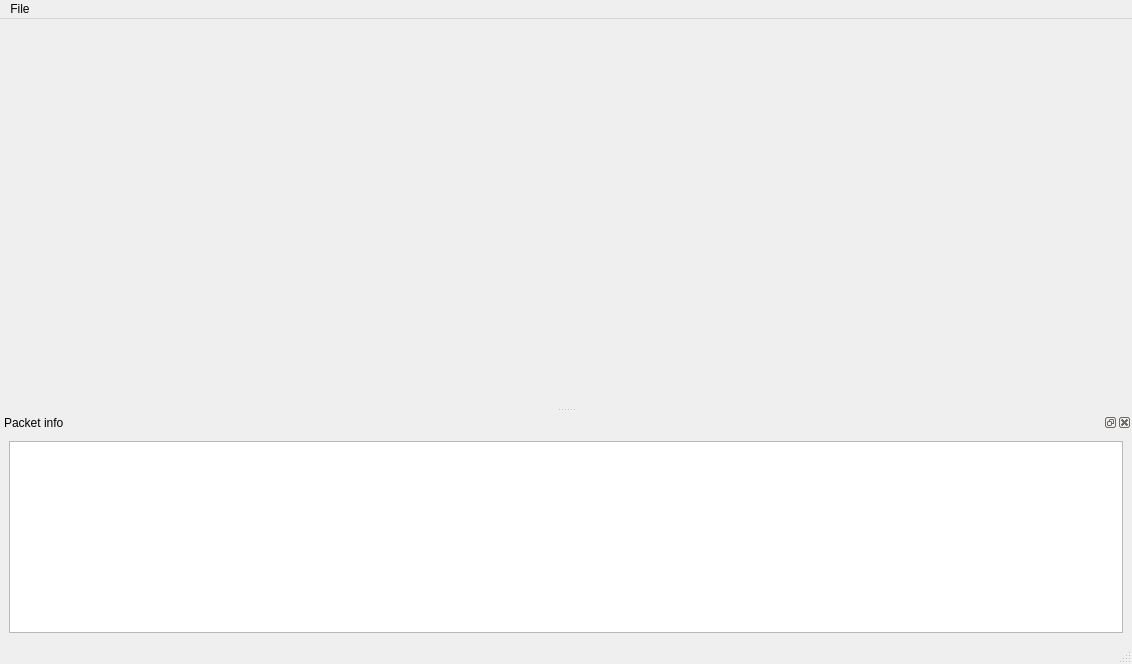
<?xml version="1.0" encoding="UTF-8"?>
<ui version="4.0">
 <class>MainWindow</class>
 <widget class="QMainWindow" name="MainWindow">
  <property name="geometry">
   <rect>
    <x>0</x>
    <y>0</y>
    <width>1132</width>
    <height>664</height>
   </rect>
  </property>
  <property name="windowTitle">
   <string>AnalyzePcapUdp</string>
  </property>
  <widget class="QWidget" name="centralwidget">
   <property name="sizePolicy">
    <sizepolicy hsizetype="Expanding" vsizetype="Expanding">
     <horstretch>0</horstretch>
     <verstretch>0</verstretch>
    </sizepolicy>
   </property>
   <layout class="QVBoxLayout" name="verticalLayout">
    <item>
     <layout class="QVBoxLayout" name="vlScene"/>
    </item>
   </layout>
  </widget>
  <widget class="QMenuBar" name="menubar">
   <property name="geometry">
    <rect>
     <x>0</x>
     <y>0</y>
     <width>1132</width>
     <height>22</height>
    </rect>
   </property>
   <widget class="QMenu" name="menuFile">
    <property name="title">
     <string>File</string>
    </property>
   </widget>
   <addaction name="menuFile"/>
  </widget>
  <widget class="QStatusBar" name="statusbar"/>
  <widget class="QDockWidget" name="dwOutput">
   <property name="windowTitle">
    <string>Packet info</string>
   </property>
   <attribute name="dockWidgetArea">
    <number>8</number>
   </attribute>
   <widget class="QWidget" name="dockWidgetContents">
    <layout class="QVBoxLayout" name="verticalLayout_2">
     <item>
      <widget class="QListView" name="lvOutput"/>
     </item>
    </layout>
   </widget>
  </widget>
 </widget>
 <resources/>
 <connections/>
</ui>
